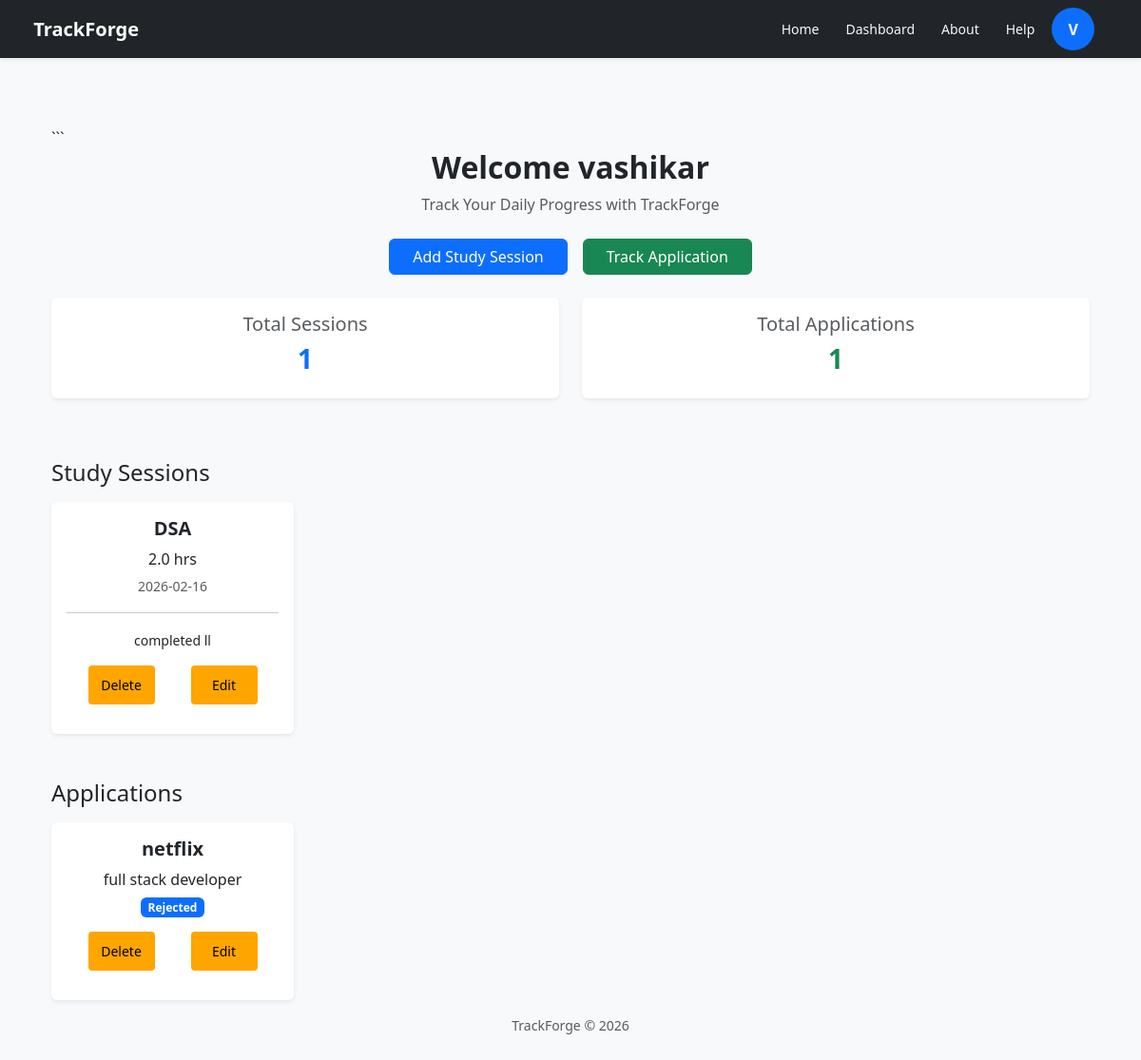
The page /dashboard (signed in) on the database its author committed.
### app.py (models this page shows)
class User(db.Model):
    id = db.Column(db.Integer, primary_key=True)
    username = db.Column(db.String(100), nullable=False)
    email = db.Column(db.String(100), nullable=False)
    password = db.Column(db.String(200), nullable=False)

class StudySession(db.Model):
    id = db.Column(db.Integer, primary_key=True)
    user_id = db.Column(db.Integer, db.ForeignKey('user.id'))
    subject = db.Column(db.String(20), nullable=False)
    hours = db.Column(db.Float)
    dates = db.Column(db.String(50))
    notes = db.Column(db.String(500), nullable=False)

class Application(db.Model):
    id = db.Column(db.Integer, primary_key=True)
    user_id = db.Column(db.Integer, db.ForeignKey('user.id'))
    company_name = db.Column(db.String(100))
    role = db.Column(db.String(50))
    status = db.Column(db.String(50))

### app.py (the view)
@app.route("/dashboard")
def dashboard():
    if "user" not in session:
        return redirect(url_for("index"))
    username = session["user"]
    user_data = User.query.filter_by(username=username).first()
    if not user_data:
        return redirect(url_for("login"))
    sessions = StudySession.query.filter_by(user_id=user_data.id).all()
    applications = Application.query.filter_by(user_id=user_data.id).all()
    total_sessions = len(sessions)
    total_apps = len(applications)
    return render_template(
        "dashboard.html",
        user=username,
        sessions=sessions,
        applications=applications,
        total_sessions=total_sessions,
        total_apps=total_apps
    )

### templates/dashboard.html (shortened to what this page needs)
{% extends "base.html" %}
{% block content %}
<div class="container mt-5">
```
<div class="text-center mb-4">
    <h2 class="fw-bold">Welcome {{user}}</h2>
    <p class="text-muted">Track Your Daily Progress with TrackForge</p>
</div>
<div class="d-flex justify-content-center gap-3 mb-4">
    <a href="{{ url_for('add_session') }}" class="btn btn-primary px-4">
        Add Study Session
    </a>
    <a href="{{ url_for('application_tracker') }}" class="btn btn-success px-4">
        Track Application
    </a>
</div>
<div class="row text-center mb-5">
    <div class="col-md-6 mb-3">
        <div class="card shadow-sm border-0 p-3">
            <h5 class="text-muted">Total Sessions</h5>
            <h3 class="fw-bold text-primary">{{total_sessions}}</h3>
        </div>
    </div>
    <div class="col-md-6 mb-3">
        <div class="card shadow-sm border-0 p-3">
            <h5 class="text-muted">Total Applications</h5>
            <h3 class="fw-bold text-success">{{total_apps}}</h3>
        </div>
    </div>
</div>
<h4 class="mb-3">Study Sessions</h4>
{% if sessions %}
<div class="row row-cols-1 row-cols-sm-2 row-cols-md-3 row-cols-lg-4 g-4">
    {% for s in sessions %}
    <div class="col">
        <div class="card shadow-sm border-0 square-card">
            <div class="card-body d-flex flex-column justify-content-between text-center">
                <div>
                    <h5 class="fw-bold">{{ s.subject }}</h5>
                    <p class="mb-1">{{ s.hours }} hrs</p>
                    <small class="text-muted">{{ s.dates }}</small>
                    <hr>
                    <small>{{ s.notes }}</small>
                </div>
                <div class="d-flex justify-content-center gap-2">
                    <a href="{{ url_for('delete_session', id=s.id) }}" class="btn btn-sm btn-danger editdlt-btn">
                        Delete
                    </a>
                    <a href="{{ url_for('edit_session', id=s.id) }}" class="btn btn-sm btn-warning editdlt-btn">
                        Edit
                    </a>
                </div>
            </div>
        </div>
    </div>
    {% endfor %}
</div>
{% endif %}
<h4 class="mt-5 mb-3">Applications</h4>
{% if applications %}
<div class="row row-cols-1 row-cols-sm-2 row-cols-md-3 row-cols-lg-4 g-4">
    {% for s in applications %}
    <div class="col">
        <div class="card shadow-sm border-0 square-card">
            <div class="card-body d-flex flex-column justify-content-between text-center">
                <div>
                    <h5 class="fw-bold">{{ s.company_name }}</h5>
                    <p class="mb-1">{{ s.role }}</p>
                    <span class="badge bg-primary">{{ s.status }}</span>
                </div>
                <div class="d-flex justify-content-center gap-2">
                    <a href="{{ url_for('delete_application', id=s.id) }}" class="btn btn-sm btn-danger editdlt-btn">
                        Delete
                    </a>
                    <a href="{{ url_for('edit_application', id=s.id) }}" class="btn btn-sm btn-warning editdlt-btn">
                        Edit
                    </a>
                </div>
            </div>
        </div>
    </div>
    {% endfor %}
</div>
{% endif %}
{% endblock %}

### templates/base.html (shortened to what this page needs)
<!DOCTYPE html>
<html lang="en">
<head>
<link href="https://cdn.jsdelivr.net/npm/bootstrap@5.3.0/dist/css/bootstrap.min.css" rel="stylesheet">
<link rel="stylesheet" href="{{ url_for('static', filename='style.css') }}">
</head>
<body class="bg-light">
<nav class="navbar navbar-expand-lg navbar-dark bg-dark shadow-sm">
    <div class="container">
    <a class="navbar-brand fw-bold" href="{{ url_for('dashboard') }}">
        TrackForge
    </a>
    <div class="ms-auto d-flex align-items-center gap-2">
        <a href="{{ url_for('index') }}" class="btn btn-outline-light btn-sm">Home</a>
        <a href="{{ url_for('dashboard') }}" class="btn btn-outline-light btn-sm">Dashboard</a>
        <a href="{{ url_for('about') }}" class="btn btn-outline-light btn-sm">About</a>
        <a href="{{ url_for('help') }}" class="btn btn-outline-light btn-sm">Help</a>
        <div class="profile-wrapper position-relative">
            <div class="profile-circle" id="profileBtn">
                {{ session["user"][0]|upper if "user" in session else "👤" }}
            </div>
        </div>
    </div>
</div>
</nav>
<div class="container py-4">
    {% block content %}{% endblock %}
</div>
<footer class="text-center text-muted small py-3">
    TrackForge © 2026
</footer>
</body>
</html>

### static/style.css (style rules this page uses)
.ms-auto a { border: none; padding: 10px; }
.editdlt-btn { width: 70px; margin: 15px; padding: 10px; background-color: orange; color: black; border: none; }
.profile-circle { width:45px; height:45px; border-radius:50%; background:#0d6efd; color:white; display:flex; align-items:center; justify-content:center; font-weight:bold; cursor:pointer; }

### rows shown on the page
User: username "vashikar"
StudySession: subject "DSA", hours "2.0", dates "2026-02-16", notes "completed ll"
Application: company_name "netflix", role "full stack developer", status "Rejected"

### other values the page prints
{{ session["user"][0]|upper if "user" in session else "👤" }} "V"
{{ total_sessions }} "1"
{{ total_apps }} "1"
